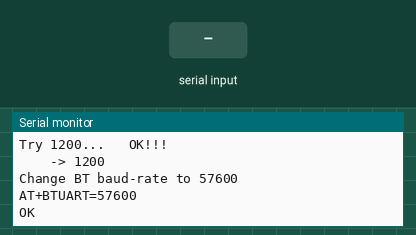
This sketch was run on a simulated Arduino Mega 2560, built with avr-gcc and run on an emulated ATmega2560. Parts: the last lines printed to the serial monitor. The test bench sets the inputs (shaded band). The modem accepts every AT command (registered, SIM ready, sends succeed) and sends nothing else.

Above: at 2.5 s.
2.6 s: "O\n" received over the second serial link
At 3.7 s:
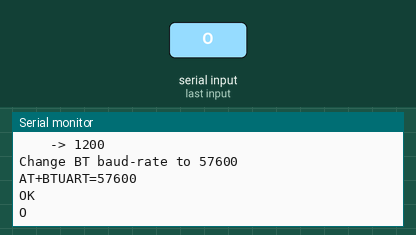
4.1 s: "K\n" received over the second serial link
At 4.8 s:
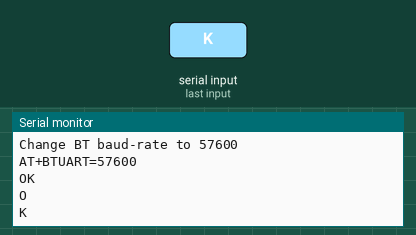
5.6 s: "E\n" received over the second serial link
At 6.0 s:
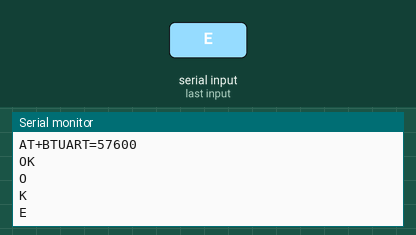
7.1 s: "R\n" received over the second serial link
At 8.3 s:
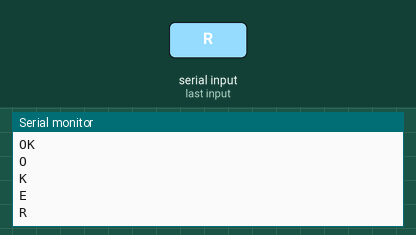
8.6 s: "1\n" received over the second serial link
At 9.5 s:
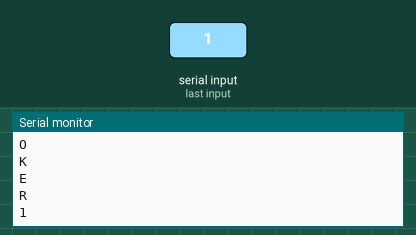

The sketch:

BTConfig.ino
```cpp
// BTConfig.ino
//

#include <DefaultSettings.h>
#include <OutputKey.h>

OutputKey keyPowerBT;

int baud_rate[] =
{
	1200,
	2400,
	4800,
	9600,
	19200,
	38400,
	57600,
	115200,
};

int findBaudRate()
{
	for (int i = 0; i < sizeof(baud_rate) / sizeof(baud_rate[0]); i++)
	{
		//
		Serial.print("Try "); Serial.print(baud_rate[i]); Serial.print("...");
		Serial1.begin(baud_rate[i]);
		Serial1.print("AT\r");

		char buf[16];
		int n = 0;
		uint32_t tick = millis();

		while ((millis() - tick) < 5000)
		{
			if (Serial1.available())
			{
				int c = Serial1.read();
				//Serial.write(c);

				if (c == '\r' || c == '\n')
				{
					if (c == '\n' && n > 0)
						break;
				}
				else
				{
					buf[n] = c;
					n++;

					if (n == sizeof(buf))
						break;
				}
			}
		}

		//
		Serial1.end();
		delay(100);

		if ((n == 2 && buf[0] == 'O' && buf[1] == 'K') ||
			(n == 5 && buf[0] == 'E' && buf[1] == 'R' && buf[2] == 'R' && buf[3] == 'O' && buf[4] == 'R'))
		{
			Serial.println("   OK!!!");

			return baud_rate[i];
		}

		Serial.println("   FAILED!");
	}

	return 0;
}


void setup()
{
	// Initialize Serials
	Serial.begin();

	#if HW_VERSION == HW_VERSION_V1_REV2
	keyPowerBT.begin(PIN_BT_EN, ACTIVE_HIGH, OUTPUT_ACTIVE);
	#else // HW_VERSION_V1
	keyPowerBT.begin(PIN_BT_EN, ACTIVE_LOW, OUTPUT_ACTIVE);
	#endif
	keyPowerBT.enable();
	delay(1000);

	// find Baudrate of BT
	Serial.println("Find BT baud-rate....");
	int baudrate = findBaudRate();
	Serial.print("    -> "); Serial.println(baudrate);

	if (baudrate)
	{
		Serial1.begin(baudrate);

		if (baudrate != BAUDRATE_BT)
		{
			Serial.print("Change BT baud-rate to "); Serial.println(BAUDRATE_BT);
			Serial.print("AT+BTUART="); Serial.print(BAUDRATE_BT); Serial.print("\r");
			Serial1.print("AT+BTUART="); Serial1.print(BAUDRATE_BT); Serial1.print("\r");
			delay(200);

			//while (Serial1.available())
			//	Serial.write(Serial1.read());
			//
			//Serial1.end();
			//Serial1.begin(BAUDRATE_BT);
		}
		else
		{
			Serial.print("BT communicate with "); Serial.print(baudrate); Serial.println(" bps");
		}
	}
	else
	{
		Serial.println("Fail to find baud-rate!!!");
		while(1);
	}
}

void loop()
{
	while (Serial.available())
		Serial1.write(Serial.read());

	while (Serial1.available())
		Serial.write(Serial1.read());
}
```

Measured:
- after the input at 2.6 s, the serial monitor: prints a new line at once (image 1)
- after the input at 4.1 s, the serial monitor: prints a new line at once (image 2)
- after the input at 5.6 s, the serial monitor: prints a new line at once (image 3)
- after the input at 7.1 s, the serial monitor: prints a new line at once (image 4)
- after the input at 8.6 s, the serial monitor: prints a new line at once (image 5)
